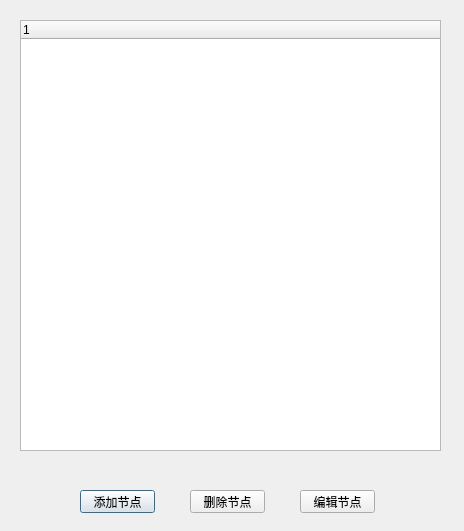
<?xml version="1.0" encoding="UTF-8"?>
<ui version="4.0">
 <class>CategoryDlg</class>
 <widget class="QDialog" name="CategoryDlg">
  <property name="geometry">
   <rect>
    <x>0</x>
    <y>0</y>
    <width>464</width>
    <height>531</height>
   </rect>
  </property>
  <property name="windowTitle">
   <string>编辑目录</string>
  </property>
  <widget class="QTreeWidget" name="treeWidget">
   <property name="geometry">
    <rect>
     <x>20</x>
     <y>20</y>
     <width>421</width>
     <height>431</height>
    </rect>
   </property>
   <column>
    <property name="text">
     <string notr="true">1</string>
    </property>
   </column>
  </widget>
  <widget class="QPushButton" name="pushButton">
   <property name="geometry">
    <rect>
     <x>80</x>
     <y>490</y>
     <width>75</width>
     <height>23</height>
    </rect>
   </property>
   <property name="text">
    <string>添加节点</string>
   </property>
  </widget>
  <widget class="QPushButton" name="pushButton_2">
   <property name="geometry">
    <rect>
     <x>190</x>
     <y>490</y>
     <width>75</width>
     <height>23</height>
    </rect>
   </property>
   <property name="text">
    <string>删除节点</string>
   </property>
  </widget>
  <widget class="QPushButton" name="pushButton_3">
   <property name="geometry">
    <rect>
     <x>300</x>
     <y>490</y>
     <width>75</width>
     <height>23</height>
    </rect>
   </property>
   <property name="text">
    <string>编辑节点</string>
   </property>
  </widget>
  <widget class="QLabel" name="label_nodeInfo">
   <property name="geometry">
    <rect>
     <x>140</x>
     <y>470</y>
     <width>181</width>
     <height>16</height>
    </rect>
   </property>
   <property name="text">
    <string/>
   </property>
   <property name="alignment">
    <set>Qt::AlignCenter</set>
   </property>
  </widget>
 </widget>
 <resources/>
 <connections/>
</ui>
